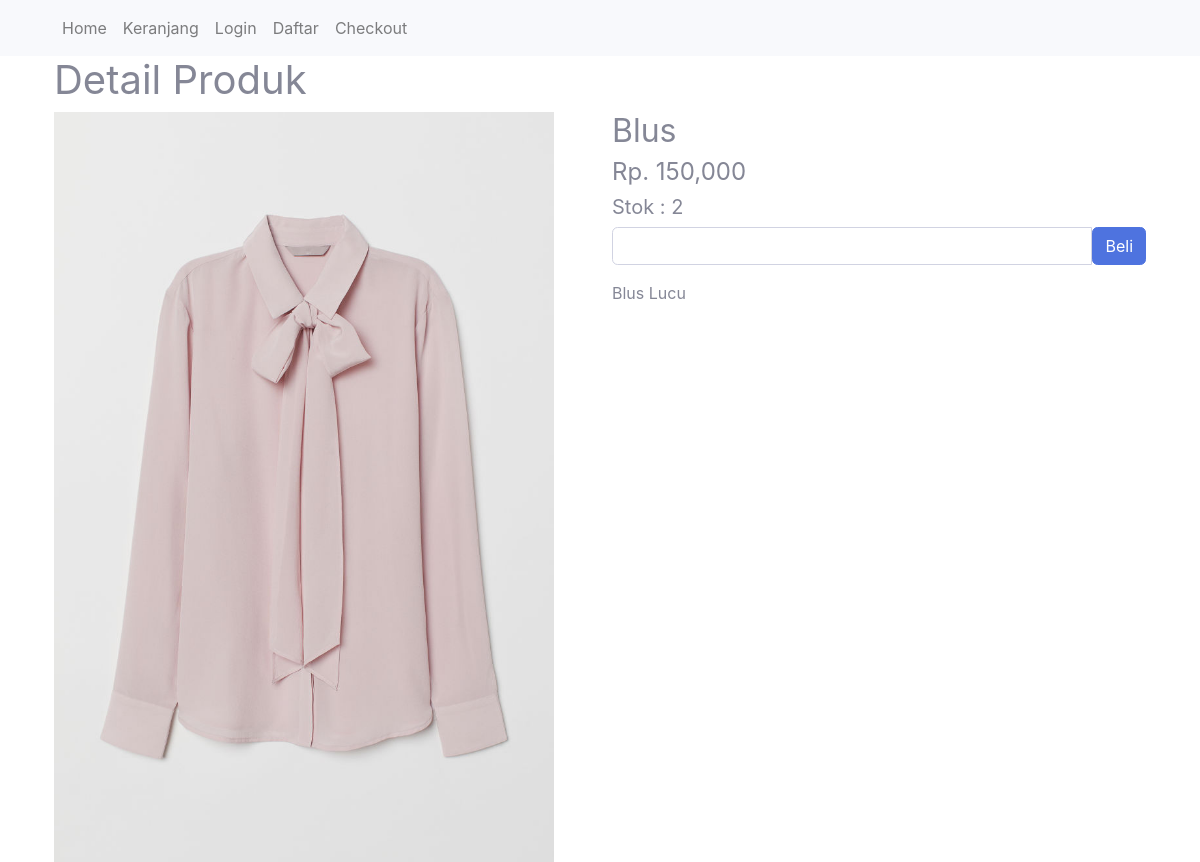
The app's page /detail.php?id=7 with its own data.
### tables this page shows
CREATE TABLE `produk` (
  `id_produk` int(11) NOT NULL,
  `nama_produk` varchar(100) NOT NULL,
  `harga_produk` int(11) NOT NULL,
  `berat_produk` int(11) NOT NULL,
  `foto_produk` varchar(100) NOT NULL,
  `deskripsi_produk` text NOT NULL,
  `stok_produk` int(5) NOT NULL
);

### detail.php (the view, shortened to what this page needs)
<?php
include 'koneksi.php';
include 'menu.php';
?>
<?php
$id_produk = $_GET['id'];
$data=$koneksi->query("SELECT * FROM produk WHERE id_produk='$id_produk'");
$detail=$data->fetch_assoc();
?>
<!DOCTYPE html>
<html lang="en">
<head>
    <link rel="stylesheet" href="Admin/css/sb-admin-2.css">
</head>
<body>
<section class="konten">
    <div class="container">
        <h1> Detail Produk</h1>
        <div class="row">
            <div class="col-md-6">
                <img src="Admin/foto_produk/<?php echo $detail["foto_produk"]; ?>" class="img-responsive" width="500">
            </div>
            <div class="col-md-6">
                <h2><?php echo $detail["nama_produk"] ?></h2>
                <h4>Rp. <?php echo number_format($detail["harga_produk"]); ?></h4>
                <h5>Stok : <?php echo $detail['stok_produk']?></h5>
                <form method="POST">
                    <div class="form-group">
                        <div class="input-group">
                            <input type="number" min="1" max="<?php echo $detail['stok_produk']?>" class="form-control" name="jumlah">
                            <div class="input-group-btn">
                                <button class="btn btn-primary" name="beli"> Beli </button>
                            </div>
                        </div>
                    </div>
                </form>
                <p><?php echo $detail["deskripsi_produk"]; ?></p>
            </div>
        </div>
    </div>
</section>
</body>
</html>

### records on screen
produk: foto_produk (picture), nama_produk "Blus", harga_produk "150,000", stok_produk "2", deskripsi_produk "Blus Lucu"
